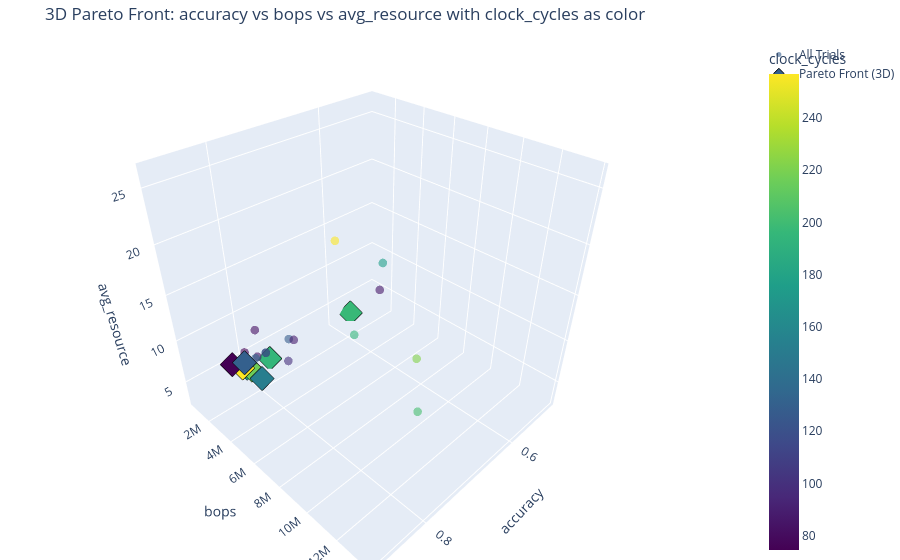

Notebook code cell kept with this figure:
### Markdown cell above
## Analyzing the Global Search Results
The search is complete! The results contain the performance of every architecture tried. Let's visualize the Pareto fronts to understand the trade-offs.

### Code cell
results_df_mlp = pd.DataFrame(searcher_mlp.results)

if not results_df_mlp.empty:
    print("\n--- Visualizing Hardware-Aware Pareto Fronts ---")
    results_df_mlp.rename(columns={'performance_metric': 'accuracy'}, inplace=True)
    OBJECTIVE_INFO_HW[0] = ('accuracy', True)
    
    plot_pareto_fronts(results_df_mlp, OBJECTIVE_INFO_HW, save_dir=searcher_mlp.results_dir)
    
    print("\n--- Generating 3D Pareto Front Heatmap ---")
    plot_3d_pareto_front_heatmap(results_df_mlp, OBJECTIVE_INFO_HW, save_dir=searcher_mlp.results_dir)
    
    print(f"\nMLP search plots saved to: {searcher_mlp.results_dir}")
else:
    print("MLP search did not yield any results.")

### Figure 1 — Plotly figure (JSON) as saved in the notebook; plotly's stock layout.template omitted (floating-point values rounded to 4 significant figures)
{"data": [{"hoverinfo": "text+x+y+z", "marker": {"color": [128.0, 74.49, 222.7, 86.12, 202.2, 82.63, 108.4, 93.93, 99.39, 82.33, 81.58, 81.17, 134.7, 176.3, 99.61, 89.08, 99.27, 91.48, 85.51, 194.7, 75.24, 88.62, 134.7, 256.9, 91.24], "colorbar": {"title": {"text": "clock_cycles"}}, "colorscale": [[0, "#440154"], [0.1111, "#482878"], [0.2222, "#3e4989"], [0.3333, "#31688e"], [0.4444, "#26828e"], [0.5556, "#1f9e89"], [0.6667, "#35b779"], [0.7778, "#6ece58"], [0.8889, "#b5de2b"], [1, "#fde725"]], "opacity": 0.6, "size": 5}, "mode": "markers", "name": "All Trials", "text": ["Trial 0", "Trial 1", "Trial 2", "Trial 3", "Trial 4", "Trial 5", "Trial 6", "Trial 7", "Trial 8", "Trial 9", "Trial 10", "Trial 11", "Trial 12", "Trial 13", "Trial 14", "Trial 15", "Trial 16", "Trial 17", "Trial 18", "Trial 19", "Trial 20", "Trial 21", "Trial 22", "Trial 23", "Trial 24"], "type": "scatter3d", "x": [0.8007, 0.8507, 0.8231, 0.4963, 0.8163, 0.8893, 0.8436, 0.8132, 0.8293, 0.81, 0.8666, 0.7936, 0.7791, 0.7636, 0.846, 0.8083, 0.8177, 0.5562, 0.8899, 0.8455, 0.8554, 0.7088, 0.7993, 0.8418, 0.75], "y": [5115000.0, 3703000.0, 13750000.0, 1345000.0, 13750000.0, 5761000.0, 2938000.0, 2028000.0, 2028000.0, 2602000.0, 5761000.0, 2602000.0, 1820000.0, 10140000.0, 7053000.0, 1293000.0, 2028000.0, 646600.0, 7053000.0, 11340000.0, 2584000.0, 1293000.0, 1820000.0, 10330000.0, 646600.0], "z": [11.75, 10.51, 19.73, 4.83, 14.73, 13.03, 8.147, 5.178, 6.058, 7.38, 15.54, 7.275, 5.945, 22.45, 13.04, 4.42, 6.43, 2.762, 12.86, 19.99, 8.065, 4.623, 5.945, 26.27, 2.873]}, {"hoverinfo": "text+x+y+z", "marker": {"color": [82.63, 93.93, 99.39, 89.08, 91.48, 85.51, 75.24, 91.24], "colorscale": [[0, "#440154"], [0.1111, "#482878"], [0.2222, "#3e4989"], [0.3333, "#31688e"], [0.4444, "#26828e"], [0.5556, "#1f9e89"], [0.6667, "#35b779"], [0.7778, "#6ece58"], [0.8889, "#b5de2b"], [1, "#fde725"]], "line": {"color": "black", "width": 1}, "size": 8, "symbol": "diamond"}, "mode": "markers", "name": "Pareto Front (3D)", "text": ["Trial 5", "Trial 7", "Trial 8", "Trial 15", "Trial 17", "Trial 18", "Trial 20", "Trial 24"], "type": "scatter3d", "x": [0.8893, 0.8132, 0.8293, 0.8083, 0.5562, 0.8899, 0.8554, 0.75], "y": [5761000.0, 2028000.0, 2028000.0, 1293000.0, 646600.0, 7053000.0, 2584000.0, 646600.0], "z": [13.03, 5.178, 6.058, 4.42, 2.762, 12.86, 8.065, 2.873]}], "layout": {"margin": {"b": 0, "l": 0, "r": 0, "t": 40}, "scene": {"xaxis": {"title": {"text": "accuracy"}}, "yaxis": {"title": {"text": "bops"}}, "zaxis": {"title": {"text": "avg_resource"}}}, "title": {"text": "3D Pareto Front: accuracy vs bops vs avg_resource with clock_cycles as color"}}}
